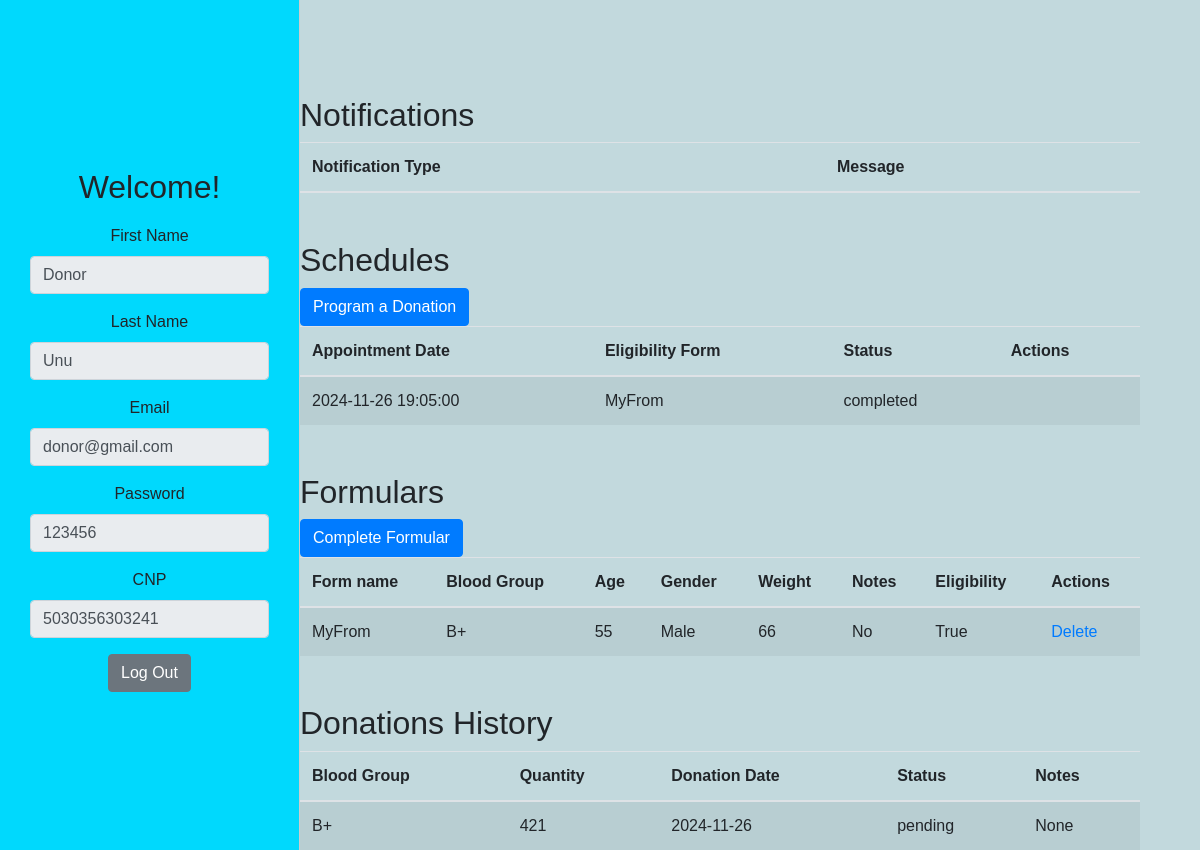
The app's page /donor_dashboard (signed in), older data.
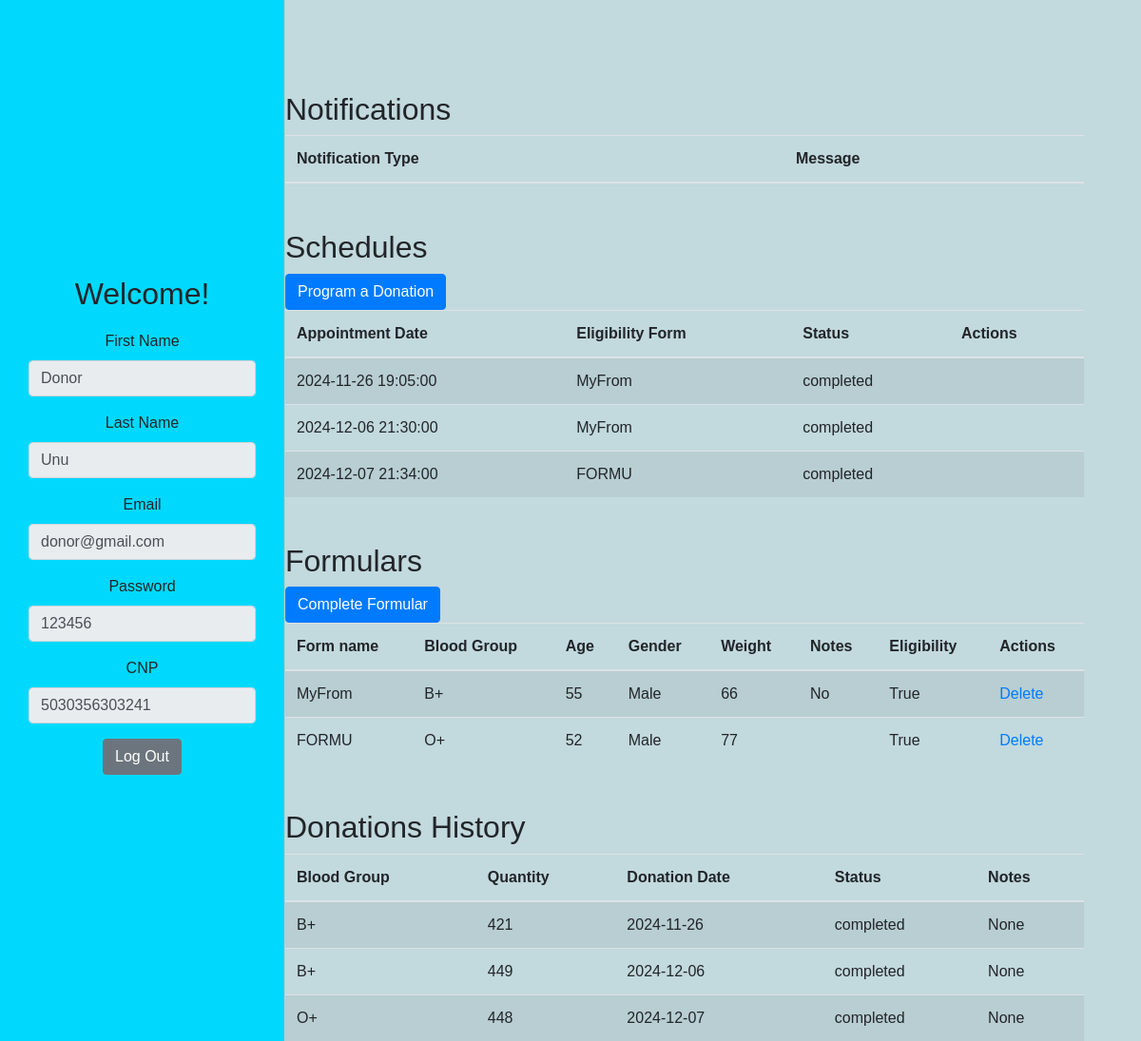
The same page, newer data.
### models/user.py (models this page shows, shortened)
class User(db.Model):
    __tablename__ = 'User'
    UserID = db.Column(db.Integer, primary_key=True, autoincrement=True)
    Role = db.Column(db.String, nullable=False)
    FirstName = db.Column(db.String, nullable=False)
    LastName = db.Column(db.String, nullable=False)
    Email = db.Column(db.String, unique=True, nullable=False)
    Password = db.Column(db.String, nullable=False)
    CNP = db.Column(db.String(13), unique=True, nullable=False)

### models/schedule.py (models this page shows)
class Schedule(db.Model):
    __tablename__ = 'Schedule'
    ScheduleID = db.Column(db.Integer, primary_key=True, autoincrement=True)
    DonorID = db.Column(db.Integer, db.ForeignKey('Donor.DonorID', ondelete='CASCADE'), nullable=False)
    FormID = db.Column(db.Integer, db.ForeignKey('EligibilityForm.FormID', ondelete='CASCADE'), nullable=False)
    AppointmentDate = db.Column(db.DateTime, nullable=False)
    Status = db.Column(db.String(10), default='pending', nullable=False)
    donor = db.relationship('Donor', backref='schedules')
    form = db.relationship('EligibilityForm', backref='schedules')
    __table_args__ = (
        db.CheckConstraint("Status IN ('pending', 'canceled','confirmed','completed')"),
    )

### models/eligibility_form.py (models this page shows)
class EligibilityForm(db.Model):
    __tablename__ = 'EligibilityForm'
    FormID = db.Column(db.Integer, primary_key=True, autoincrement=True)
    DonorID = db.Column(db.Integer, db.ForeignKey('Donor.DonorID', ondelete='CASCADE'))
    FormName = db.Column(db.String(50), nullable=False)
    BloodGroup = db.Column(db.String(5), nullable=False)
    Age = db.Column(db.Integer, nullable=False)
    Gender = db.Column(db.String(10), nullable=False)
    Weight = db.Column(db.Integer, nullable=False)
    Notes = db.Column(db.Text, nullable=False)
    IsEligible = db.Column(db.Boolean, default=True)
    donor = db.relationship('Donor', backref='eligibility_forms', lazy=True)

### models/donation.py (models this page shows)
class Donation(db.Model):
    __tablename__ = 'Donation'
    DonationID = db.Column(db.Integer, primary_key=True, autoincrement=True)
    ScheduleID = db.Column(db.Integer, db.ForeignKey('Schedule.ScheduleID', ondelete='CASCADE'))
    BloodGroup = db.Column(db.String(5), nullable=False)
    Quantity = db.Column(db.Integer, nullable=False)
    DonationDate = db.Column(db.Date, nullable=False)
    Status = db.Column(db.String(10), nullable=False)
    Notes = db.Column(db.Text)
    schedule = db.relationship('Schedule', backref='donations')
    __table_args__ = (
        db.CheckConstraint("Status IN ('completed', 'returned', 'pending')"),
    )

### controllers/donor_controller.py (the view)
    @app.route('/donor_dashboard')
    def donor_dashboard():
        user_id = session.get('user_id')
        if user_id is None:
            flash('Please log in to access the dashboard.', 'error')
            return redirect(url_for('login'))
        user = User.query.get(user_id)
        if not user:
            flash('User not found.', 'error')
            return redirect(url_for('login'))
        donor = Donor.query.filter_by(UserID=user_id).first()
        if not donor:
            flash('Donor not found.', 'error')
            return redirect(url_for('login'))
        print(f"DonorID: {donor.DonorID}")
        schedules = Schedule.query.filter_by(DonorID=donor.DonorID).all()
        donations = db.session.query(Donation).join(Schedule).filter(Schedule.DonorID == donor.DonorID).all()
        eligibility_forms = EligibilityForm.query.filter_by(DonorID=donor.DonorID).all()
        notifications = Notification.query.filter_by(DonorID=donor.DonorID).all()
        rewards = Reward.query.filter_by(DonorID=donor.DonorID).all()
        return render_template(
            'donor/donor_dashboard.html',
            donor=donor,
            user=user,
            donations=donations,
            schedules=schedules,
            eligibility_forms=eligibility_forms,
            notifications=notifications,
            rewards=rewards
        )

### templates/donor/donor_dashboard.html (shortened to what this page needs)
{% extends "dashboard_base.html" %}
{% block sidebar_title %}
    Welcome!
{% endblock %}
{% block sidebar_content %}
    <form method="POST" id="editForm">
    <div class="form-group">
        <label for="firstName">First Name</label>
        <input type="text" class="form-control" id="firstName" name="first_name" value="{{ user.FirstName }}" readonly>
    </div>
    <div class="form-group">
        <label for="lastName">Last Name</label>
        <input type="text" class="form-control" id="lastName" name="last_name" value="{{ user.LastName }}" readonly>
    </div>
    <div class="form-group">
        <label for="email">Email</label>
        <input type="email" class="form-control" id="email" name="email" value="{{ user.Email }}" readonly>
    </div>
    <div class="form-group">
        <label for="password">Password</label>
        <input type="text" class="form-control" id="password" name="password" value="{{ user.Password }}" readonly>
    </div>
    <div class="form-group">
        <label for="cnp">CNP</label>
        <input type="text" class="form-control" id="cnp" name="cnp" value="{{ user.CNP }}" readonly>
    </div>
        <a href="/logout" class="btn btn-secondary">Log Out</a>
    </form>
{% endblock %}
{% block main_content %}
<div class="container mt-5" id="notificationTable">
    <h2>Notifications</h2>
    <table class="table table-striped">
        <thead>
            <tr>
                <th>Notification Type</th>
                <th>Message</th>
            </tr>
        </thead>
    </table>
</div>
<div class="container mt-5" id="scheduleTable">
    <h2>Schedules</h2>
    <a href="/create/schedule/{{ donor.DonorID }}" class="btn btn-primary">Program a Donation</a>
    <table class="table table-striped">
        <thead>
            <tr>
                <th>Appointment Date</th>
                <th>Eligibility Form</th>
                <th>Status</th>
                <th>Actions</th>
            </tr>
        </thead>
        <tbody>
            {% for schedule in schedules %}
            <tr>
                <td>{{ schedule.AppointmentDate }}</td>
                <td>{{ schedule.form.FormName }}</td>
                <td>{{ schedule.Status }}</td>
                <td>
                </td>
            </tr>
            {% endfor %}
        </tbody>
    </table>
</div>
<div class="container mt-5" id="formTable">
    <h2>Formulars</h2>
    <a href="/create/form/{{ donor.DonorID }}" class="btn btn-primary">Complete Formular</a>
    <table class="table table-striped">
        <thead>
            <tr>
                <th>Form name</th>
                <th>Blood Group</th>
                <th>Age</th>
                <th>Gender</th>
                <th>Weight</th>
                <th>Notes</th>
                <th>Eligibility</th>
                <th>Actions</th>
            </tr>
        </thead>
        <tbody>
            {% if eligibility_forms %}
                {% for form in eligibility_forms %}
                <tr>
                    <td>{{ form.FormName }}</td>
                    <td>{{ form.BloodGroup }}</td>
                    <td>{{ form.Age }}</td>
                    <td>{{ form.Gender }}</td>
                    <td>{{ form.Weight }}</td>
                    <td>{{ form.Notes }}</td>
                    <td>{{ form.IsEligible }}</td>
                    <td>
                        <a href="delete/form/{{ form.FormID }}">Delete</a>
                    </td>
                </tr>
                {% endfor %}
            {% else %}
                <tr>
                    <td colspan="8">No forms found</td>
                </tr>
            {% endif %}
        </tbody>
    </table>
</div>
<div class="container mt-5" id="donationTable">
    <h2>Donations History</h2>
    <table class="table table-striped">
        <thead>
            <tr>
                <th>Blood Group</th>
                <th>Quantity</th>
                <th>Donation Date</th>
                <th>Status</th>
                <th>Notes</th>
            </tr>
        </thead>
        <tbody>
            {% for donation in donations %}
            <tr>
                <td>{{ donation.BloodGroup }}</td>
                <td>{{ donation.Quantity }}</td>
                <td>{{ donation.DonationDate }}</td>
                <td>{{ donation.Status }}</td>
                <td>{{ donation.Notes }}</td>
            </tr>
            {% endfor %}
        </tbody>
    </table>
</div>
{% endblock %}

### templates/dashboard_base.html (shortened to what this page needs)
<!DOCTYPE html>
<html lang="en">
<head>
    <link rel="stylesheet" href="https://stackpath.bootstrapcdn.com/bootstrap/4.5.2/css/bootstrap.min.css">
    <link rel="stylesheet" href="/static/dashboard.css">
</head>
<body>
    <div class="container-fluid mt-5">
        <div class="row">
            <div class="col-md-3" id="sidebar">
                <h2>{% block sidebar_title %}User Profile{% endblock %}</h2>
                    <div class="sidebar-content">
                    {% block sidebar_content %}{% endblock %}
                    </div>
             </div>
            <div class="col-md-9">
                {% block main_content %}{% endblock %}
            </div>
        </div>
    </div>
</body>
</html>

### static/dashboard.css (style rules this page uses)
body { font-family: Arial, sans-serif; background-color: #c2d9dd }
h2 { margin-top: 20px; }
.table { margin-bottom: 0; }
.container-fluid { max-width: 1200px; margin: 0 auto; }
#sidebar { position: fixed; top: 0; left: 0; height: 100%; width: 300px; padding: 20px; background-color: #00d9fd; border-right: 1px solid #ccc; z-index: 100; display: flex; flex-direction: column; justify-content: center; align-items: center; }
.sidebar-content { width: 100%; padding: 10px; text-align: center; }
.container { margin-left: 270px; }

Row changes from the older to the newer data that the page shows:
added Schedule: AppointmentDate "2024-12-06 21:30:00", form.FormName "MyFrom", Status "completed"
added Schedule: AppointmentDate "2024-12-07 21:34:00", form.FormName "FORMU", Status "completed"
added EligibilityForm: FormName "FORMU", BloodGroup "O+", Age "52", Gender "Male", Weight "77", IsEligible "True"
changed Donation (number 1 of 3 on the later page): Status "pending" → "completed"
added Donation: BloodGroup "B+", Quantity "449", DonationDate "2024-12-06", Status "completed", Notes "None"
added Donation: BloodGroup "O+", Quantity "448", DonationDate "2024-12-07", Status "completed", Notes "None"
